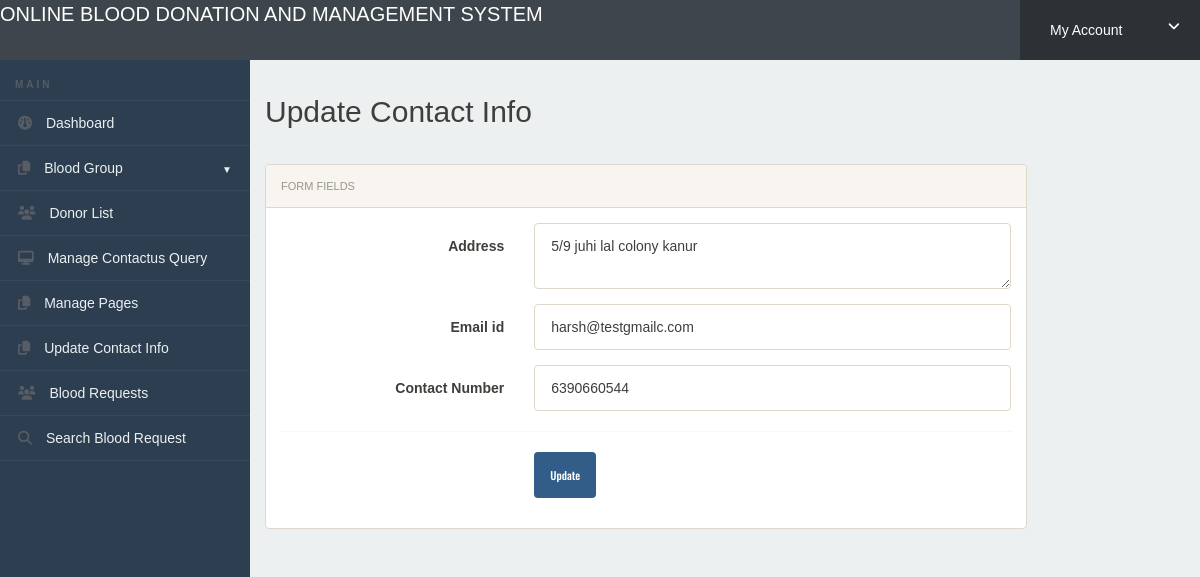
Page /admin/update-contactinfo.php (signed in) on the committed database.
### tables this page shows
CREATE TABLE `tblcontactusinfo` (
  `id` int(11) NOT NULL,
  `Address` tinytext DEFAULT NULL,
  `EmailId` varchar(255) DEFAULT NULL,
  `ContactNo` char(11) DEFAULT NULL
);

### admin/update-contactinfo.php (the view, shortened to what this page needs)
<?php
include('includes/config.php');
if (strlen($_SESSION['alogin']) == 0) {
	header('location:index.php');
} else {
?>
	<!doctype html>
	<html lang="en" class="no-js">
	<head>
		<link rel="stylesheet" href="css/font-awesome.min.css">
		<link rel="stylesheet" href="css/bootstrap.min.css">
		<link rel="stylesheet" href="css/dataTables.bootstrap.min.css">
		<link rel="stylesheet" href="css/bootstrap-social.css">
		<link rel="stylesheet" href="css/bootstrap-select.css">
		<link rel="stylesheet" href="css/fileinput.min.css">
		<link rel="stylesheet" href="css/awesome-bootstrap-checkbox.css">
		<link rel="stylesheet" href="css/style.css">
	</head>
	<body>
		<?php include('includes/header.php'); ?>
		<div class="ts-main-content">
			<?php include('includes/leftbar.php'); ?>
			<div class="content-wrapper">
				<div class="container-fluid">
					<div class="row">
						<div class="col-md-12">
							<h2 class="page-title">Update Contact Info</h2>
							<div class="row">
								<div class="col-md-10">
									<div class="panel panel-default">
										<div class="panel-heading">Form fields</div>
										<div class="panel-body">
											<form method="post" name="chngpwd" class="form-horizontal" onSubmit="return valid();">
												<?php $sql = "SELECT * from  tblcontactusinfo ";
												$query = $dbh->prepare($sql);
												$query->execute();
												$results = $query->fetchAll(PDO::FETCH_OBJ);
												if ($query->rowCount() > 0) {
													foreach ($results as $result) {				?>
														<div class="form-group">
															<label class="col-sm-4 control-label"> Address</label>
															<div class="col-sm-8">
																<textarea class="form-control" name="address" id="address" required><?php echo htmlentities($result->Address); ?></textarea>
															</div>
														</div>
														<div class="form-group">
															<label class="col-sm-4 control-label"> Email id</label>
															<div class="col-sm-8">
																<input type="email" class="form-control" name="email" id="email" value="<?php echo htmlentities($result->EmailId); ?>" required>
															</div>
														</div>
														<div class="form-group">
															<label class="col-sm-4 control-label"> Contact Number </label>
															<div class="col-sm-8">
																<input type="text" class="form-control" value="<?php echo htmlentities($result->ContactNo); ?>" name="contactno" id="contactno" required>
															</div>
														</div>
												<?php }
												} ?>
												<div class="hr-dashed"></div>
												<div class="form-group">
													<div class="col-sm-8 col-sm-offset-4">
														<button class="btn btn-primary" name="submit" type="submit">Update</button>
													</div>
												</div>
											</form>
										</div>
									</div>
								</div>
							</div>
						</div>
					</div>
				</div>
			</div>
		</div>
	</body>
	</html>
<?php } ?>

### admin/css/style.css (style rules this page uses)
html { font-size: 14px; }
@media only screen and (min-width: 480px) { html { font-size: 17px; } }
@media only screen and (min-width: 768px) { html { font-size: 14px; } }
body { font-size: 1em; }
.btn { font-family: 'Oswald', sans-serif; }
.hr-dashed { background-color: transparent; border-top: 1px dotted #edf0f5; color: transparent; height: 1px; margin: 20px 0; }
.panel { overflow: hidden; }
.btn { text-transform: none; }
.page-title { padding-bottom: 15px; margin-bottom: 20px; border-bottom: 1px solid #f0f0f0; }
.ts-main-content .content-wrapper { padding-top: 15px; margin-top: 60px; }
@media only screen and (min-width: 992px) { .ts-main-content .content-wrapper { margin-left: 250px; } }

### admin/includes/leftbar.php (style rules this page uses)
body { margin: 0; font-family: Arial, sans-serif; background: #ecf0f1; }

### rows in the picture
tblcontactusinfo: address "5/9 juhi lal colony kanur", email "harsh@testgmailc.com", contactno "6390660544"
